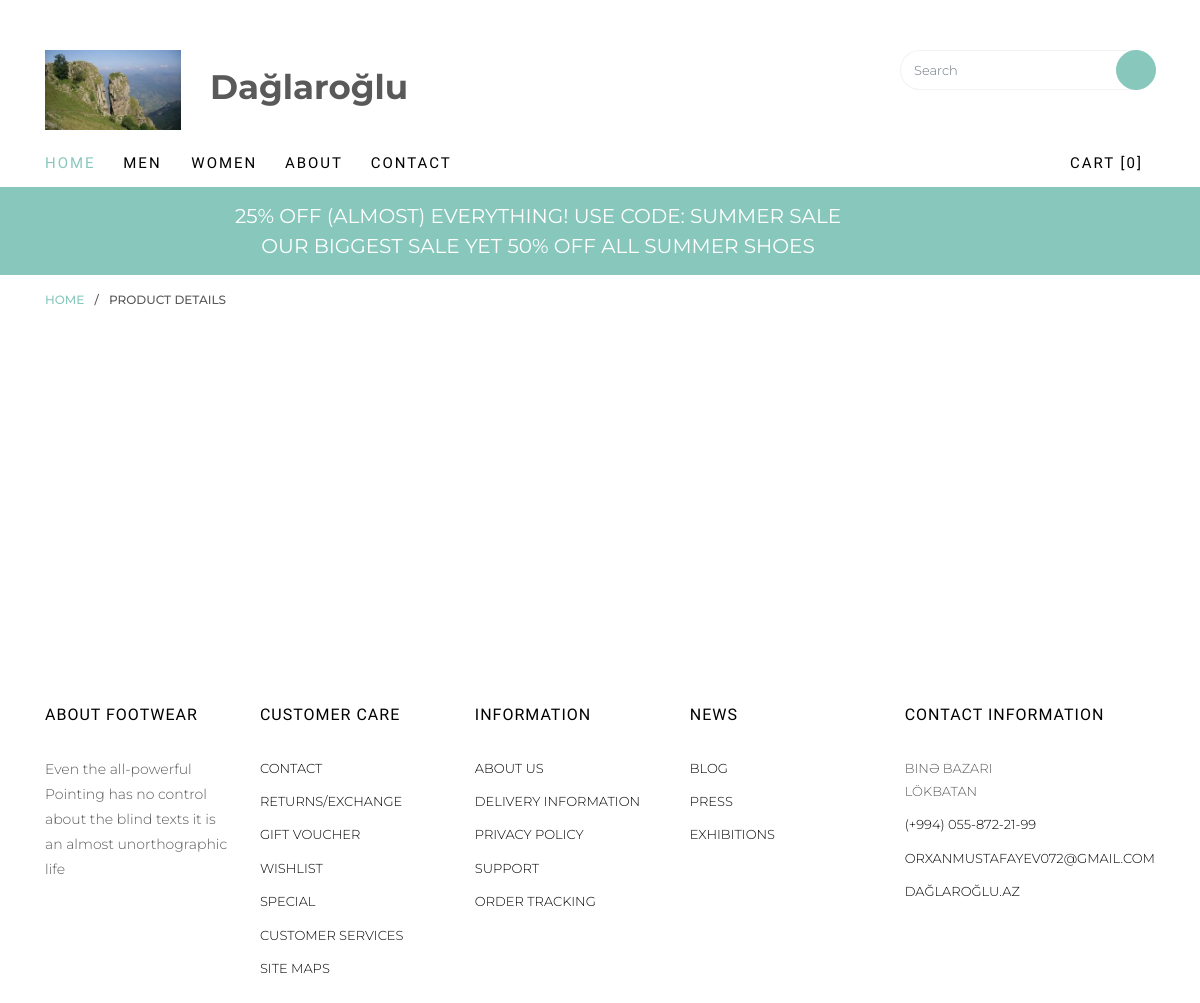
Before: /product/1 with the older database file.
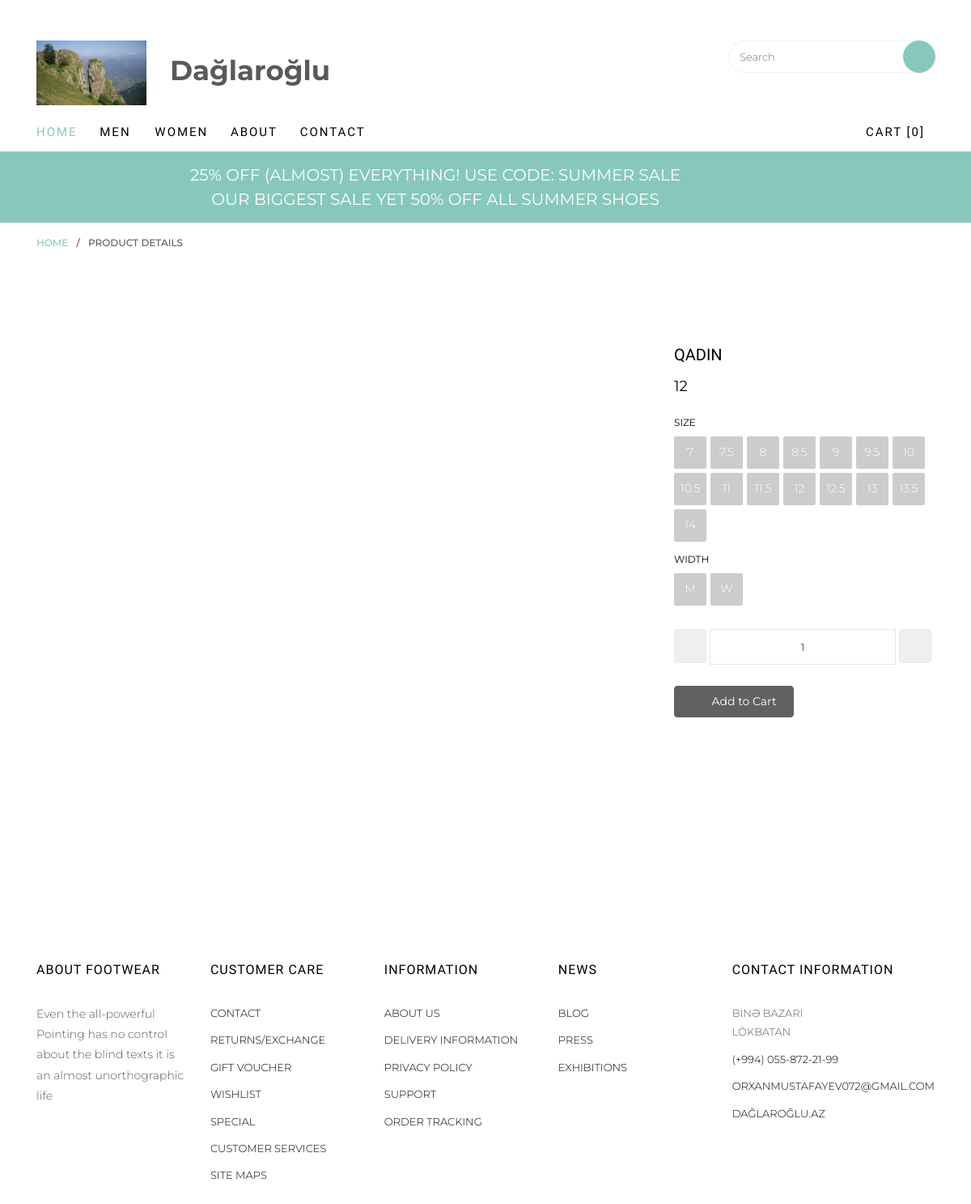
After: the same page with the newer database file.
### models.py (models this page shows)
class Bestsellers(db.Model):
    id = db.Column(db.Integer, primary_key=True)
    cost = db.Column(db.String,nullable=False)
    text = db.Column(db.String,nullable=False)
    image = db.Column(db.String,nullable=False)

### web/routes.py (the view)
@app.route('/product/<int:id>',methods=['GET','POST'])
def product1(id):
    productdetail = Bestsellers.query.filter_by(id=id)
    return render_template("web/product-detail.html",productdetail=productdetail)

### web/templates/web/product-detail.html (shortened to what this page needs)
{% extends "web/base.html" %} {% block body %}
<div class="breadcrumbs">
    <div class="container">
        <div class="row">
            <div class="col">
                <p class="bread"><span><a href="{{ url_for('index') }}">Home</a></span> / <span>Product Details</span>
                </p>
            </div>
        </div>
    </div>
</div>
<div class="colorlib-product">
    <div class="container">
        <div class="row row-pb-lg product-detail-wrap">
            {% for i in productdetail %}
            <div class="col-sm-8">
            </div>
            <div class="col-sm-4">
                <div class="product-desc">
                    <h3>{{i.text}}</h3>
                    <p class="price">
                        <span>{{i.cost}}</span>
                    </p>
                    <div class="size-wrap">
                        <div class="block-26 mb-2">
                            <h4>Size</h4>
                            <ul>
                                <li><a href="#">7</a></li>
                                <li><a href="#">7.5</a></li>
                                <li><a href="#">8</a></li>
                                <li><a href="#">8.5</a></li>
                                <li><a href="#">9</a></li>
                                <li><a href="#">9.5</a></li>
                                <li><a href="#">10</a></li>
                                <li><a href="#">10.5</a></li>
                                <li><a href="#">11</a></li>
                                <li><a href="#">11.5</a></li>
                                <li><a href="#">12</a></li>
                                <li><a href="#">12.5</a></li>
                                <li><a href="#">13</a></li>
                                <li><a href="#">13.5</a></li>
                                <li><a href="#">14</a></li>
                            </ul>
                        </div>
                        <div class="block-26 mb-4">
                            <h4>Width</h4>
                            <ul>
                                <li><a href="#">M</a></li>
                                <li><a href="#">W</a></li>
                            </ul>
                        </div>
                    </div>
                    <div class="input-group mb-4">
                        <span class="input-group-btn">
                            <button type="button" class="quantity-left-minus btn" data-type="minus" data-field="">
                                <i class="icon-minus2"></i>
                            </button>
                        </span>
                        <input type="text" id="quantity" name="quantity" class="form-control input-number" value="1"
                            min="1" max="100">
                        <span class="input-group-btn ml-1">
                            <button type="button" class="quantity-right-plus btn" data-type="plus" data-field="">
                                <i class="icon-plus2"></i>
                            </button>
                        </span>
                    </div>
                    <div class="row">
                        <div class="col-sm-12 text-center">
                            <p class="addtocart"><a href="cart.html" class="btn btn-primary btn-addtocart"><i
                                        class="icon-shopping-cart"></i> Add to Cart</a></p>
                        </div>
                    </div>
                </div>
            </div>
            {%endfor%}
        </div>
    </div>
</div>
{% endblock %}

Changed rows visible on the page:
added Bestsellers: text "QADIN", cost "12"
